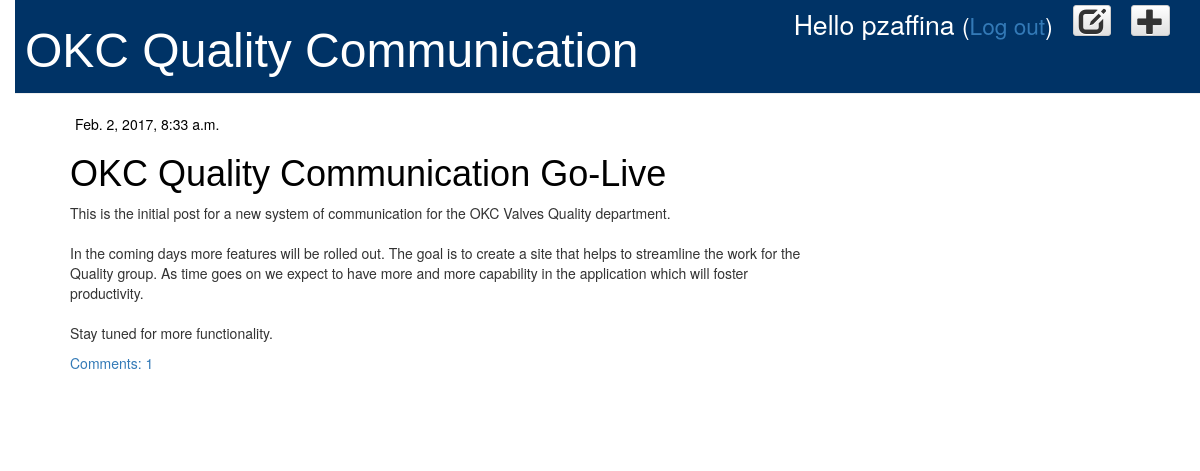
Screenshot of /blog/ (signed in) with the database file from the repository.
### blog/models.py (models this page shows, shortened)
class Post(models.Model):
    author = models.ForeignKey('auth.User')
    title = models.CharField(max_length=200)
    text = models.TextField()
    created_date = models.DateTimeField(default=timezone.now)
    published_date = models.DateTimeField(blank=True, null=True)
    def approved_comments(self):
        return self.comments.filter(approved_comment=True)

### blog/views.py (the view)
# urls.py: url(r'^blog/$', views.post_list, name='post_list'),
def post_list(request):
    posts = Post.objects.filter(published_date__lte=timezone.now()).order_by('published_date')
    return render(request, 'blog/post_list.html', {'posts': posts})

### blog/templates/blog/post_list.html
{% extends 'blog/base.html' %}
{% block content %}
    {% for post in posts %}
        <div class="post">
            <div class="date">
                {{ post.published_date }}
            </div>
            <h1><a href="{% url 'post_detail' pk=post.pk %}">{{ post.title }}</a></h1>
            <p>{{ post.text|linebreaksbr }}</p>
            <a href="{% url 'post_detail' pk=post.pk %}">Comments: {{ post.approved_comments.count }}</a>
        </div>
    {% endfor %}
{% endblock %}

### blog/templates/blog/base.html (shortened to what this page needs)
{% load staticfiles %}
<html>
    <head>
        <link rel="stylesheet" href="//maxcdn.bootstrapcdn.com/bootstrap/3.2.0/css/bootstrap.min.css">
        <link rel="stylesheet" href="//maxcdn.bootstrapcdn.com/bootstrap/3.2.0/css/bootstrap-theme.min.css">
        <link rel="stylesheet" href="{% static 'css/blog.css' %}">
    </head>
    <body>
        <div class="page-header">
            {% if user.is_authenticated %}
                <a class="top-menu btn btn-xs btn-default" href="{% url 'post_new' %}"><span class="glyphicon glyphicon-plus"></span></a>
                <a class="top-menu btn btn-xs btn-default" href="{% url 'post_draft_list' %}" ><span class="glyphicon glyphicon-edit"></span></a>
                <p class="top-menu greeting">Hello {{ user.username }} <small>(<a href="{% url 'logout' %}">Log out</a>)</small></p>
            {% else %}
                <a class="top-menu btn btn-xs btn-default" href="{% url 'login' %}" ><span class="glyphicon glyphicon-edit"></span></a>
            {% endif %}
            <h1><a href="/">OKC Quality Communication</a></h1>
        </div>
        <div class="content container">
            <div class="row">
                <div class="col-md-8">
                    {% block content %}
                    {% endblock %}
                </div>
            </div>
        </div>
    </body>
</html>

### default/static/css0/blog.css (style rules this page uses)
h1 a { color: #000000; font-family: sans-serif; }
body { padding-left: 15px; }
.page-header { background-color: #003366; margin-top: 0; padding: 5px 10px 5px 10px; }
.page-header h1, .page-header h1 a, .page-header h1 a:visited, .page-header h1 a:active { color: #ffffff; font-size: 36pt; text-decoration: none; }
.content { margin-left: 40px; }
h1, h2, h3, h4 { font-family: sans-serif; }
.date { color: #000000; padding: 0px 0px 0px 5px; }
.top-menu, .top-menu:hover, .top-menu:visited { color: #333; float: right; font-size: 20pt; margin-right: 20px; }
.post { margin-bottom: 70px; }
.post h1 a, .post h1 a:visited { color: #000000; }
.top-menu.greeting { color: white; }

### rows the page displays
Post: published_date "Feb. 2, 2017, 8:33 a.m.", title "OKC Quality Communication Go-Live", text "This is the initial post for a new system of communication for the OKC Valves Quality department. In the coming days more features will be rolled out. The goal is to create a site that helps to streamline the work for the Quality group. As time goes on we expect to have more and more capability in the application which will foster productivity. Stay tuned for more functionality.", approved_comments.count "1"

### other values shown
{{ user.username }} "pzaffina"
